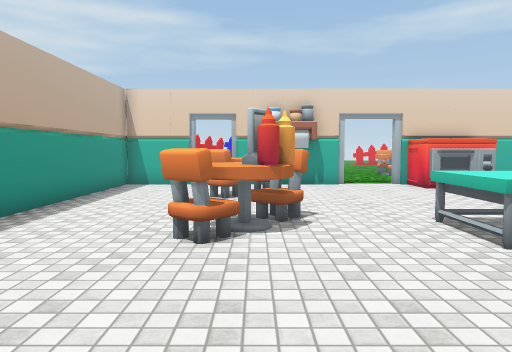
view 1 (above)

21 first-person views from a walk through a Unity game level. The camera is 1.4 m above the floor, tilts 4° down and sees 70° across. The floor is counted in squares, 1 m on a side. Each view is taken from the middle of a square. On the plan, view 1 faces up. The plan holds only what a view shows up to about 16 squares ahead; the rest is blank. The place goes on beyond the plan. The player is left out. Some surface patterns are stand-ins.

view 2
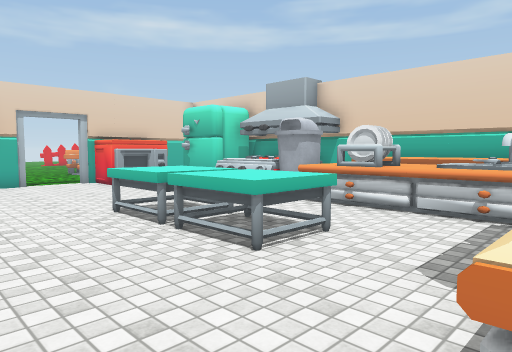

view 3
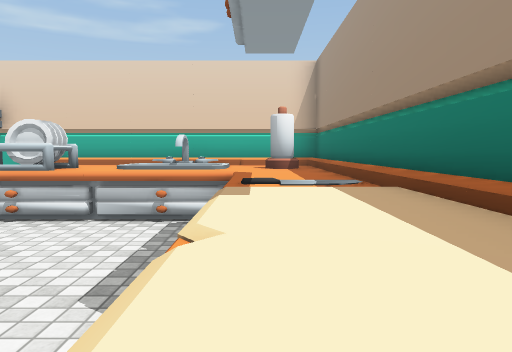

view 4
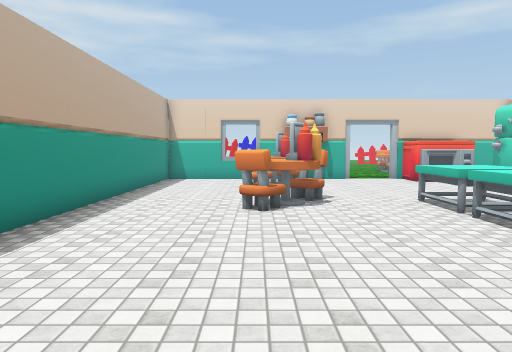

view 5
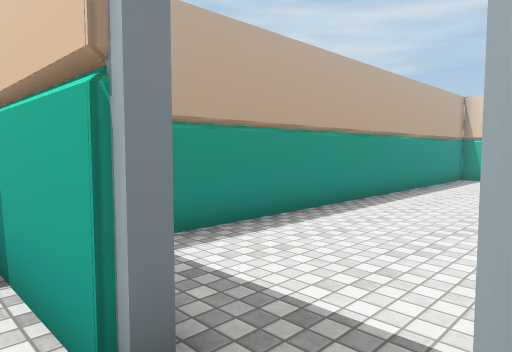

view 6
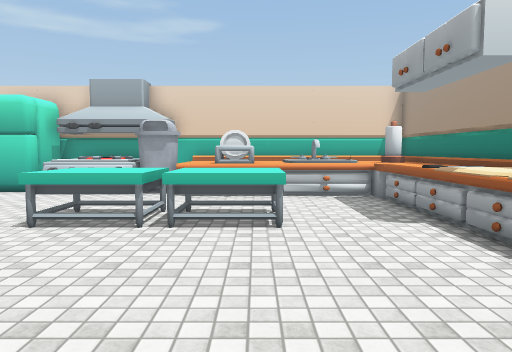

view 7
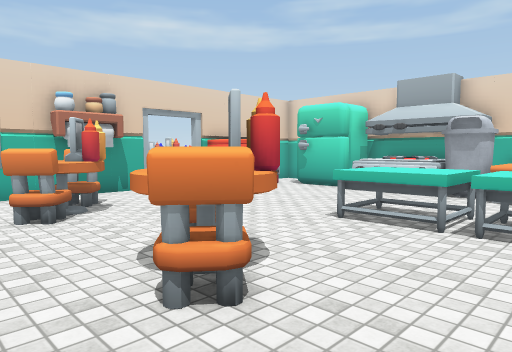

view 8
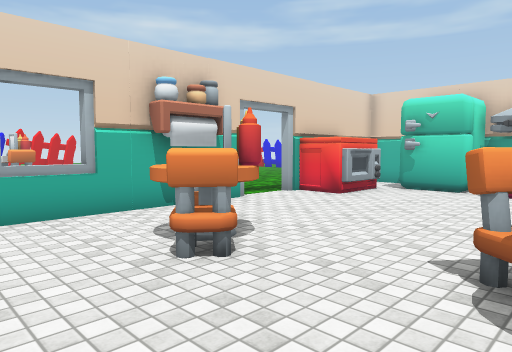

view 9
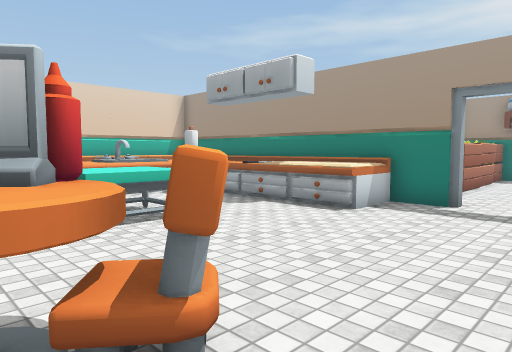

view 10
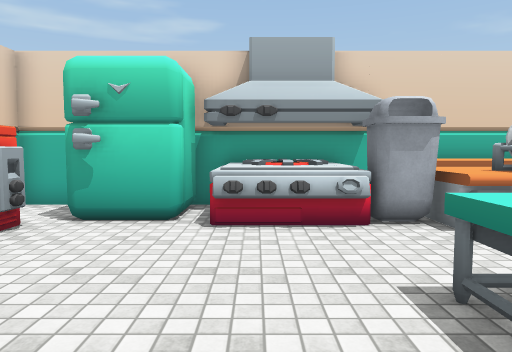

view 11
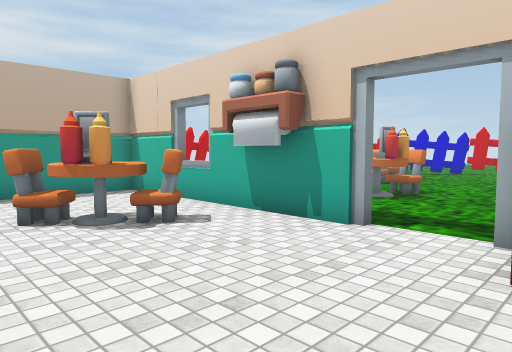

view 12
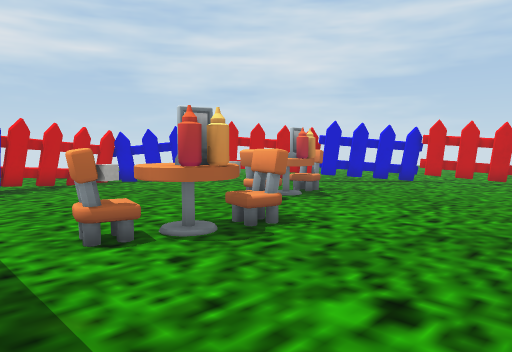

view 13
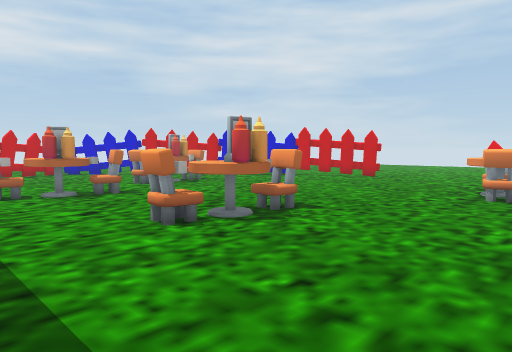

view 14
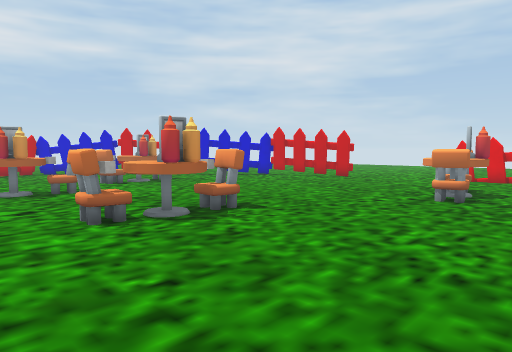

view 15
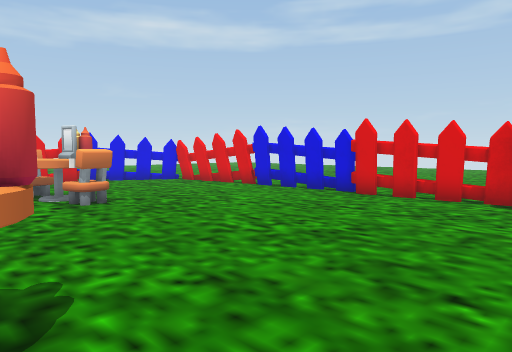

view 16
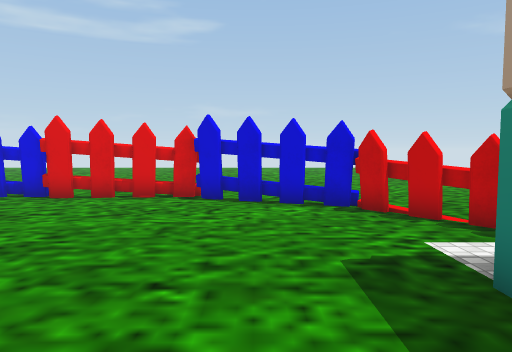

view 17
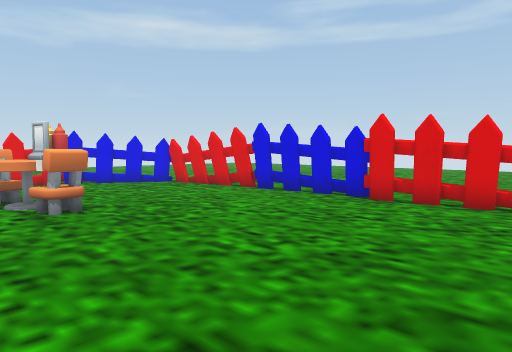

view 18
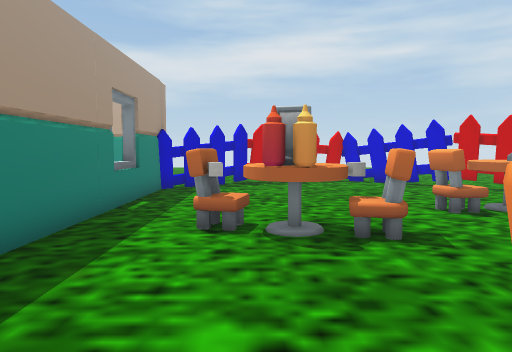

view 19
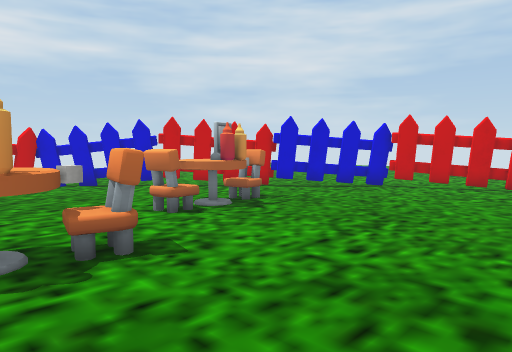

view 20
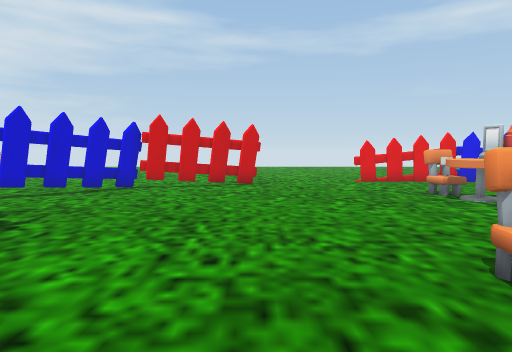

view 21
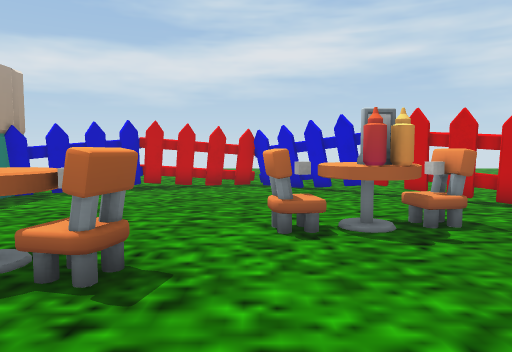

### Floor plan
Key: @ floor where view 1 was taken; # wall or solid block; x gap in a wall; . floor; = window, fence, low wall or low ledge; ^ raised ledge; T thing the floor can be seen under or through; O other object.
Columns run from 10 left of view 1 to 20 right of it. Each row starts with its distance up from view 1.
 34         ......T#....... ..###
 33       ....##TTT.............#
 32       ...###................#
 31        .##...........O......#.
 30     ...##............O#.....##
 29   ....##.............^x.....##.
 28   ...##..............OO.....##.
 27   ..=#...O..................##.
 26  ..##....O#..................x
 25  .##.....^x..................x
 24  .#......OO.................TT.
 23 .##.......O.......O.........TT.
 22 .#..........O....^O..........x.
 21 .##.........O....^^..........x.
 20 ..#........^x....OO..........#
 19 ..#........Ox...............##
 18  .##.......OO...............#.
 17    ##......................##.
 16    .##............  .......#.
 15      ###^#####..#   ###..TTT
 14      #..........OOOO.##.TT.....
 13      #....OO.....OOO      .....
 12      #...OO........O        ...
 11      #...OO........OO##
 10      #.............^^##
  9      #.............^^##
  8      #....OO.......^^##
  7      #...OOO..OO...#^##
  6      #...OO...OO...####
  5      #...O....OO..OOOO#
  4      #........OO..OOOO#
  3      #........OO..OOOO#
  2      #............OOOO#
  1      #............OOOO#
  0      #....@.......OOOO#
 -1      #......^^^OOOOOO^#
 -2      #......OOOOOO^OO^#
 -3      ####.##O##########
 -4          ..
 -5          ..

Where each view was taken, in squares from view 1:
view 1: 0 up, 0 right, facing up
view 2: 1 down, 0 right, facing up-right
view 3: 1 down, 1 right, facing right
view 4: 3 down, 1 left, facing up
view 5: 4 down, 0 right, facing up-left
view 6: 3 up, 3 left, facing right
view 7: 3 up, 3 left, facing up-right
view 8: 7 up, 4 left, facing up-right
view 9: 7 up, 3 left, facing down-right
view 10: 9 up, 2 right, facing right
view 11: 9 up, 7 right, facing up-left
view 12: 16 up, 7 right, facing up-left
view 13: 16 up, 14 right, facing up-left
view 14: 17 up, 15 right, facing up-left
view 15: 18 up, 8 right, facing up-right
view 16: 18 up, 8 right, facing right
view 17: 19 up, 9 right, facing up-right
view 18: 19 up, 8 right, facing left
view 19: 19 up, 7 right, facing up-left
view 20: 19 up, 5 right, facing up
view 21: 23 up, 6 right, facing left
